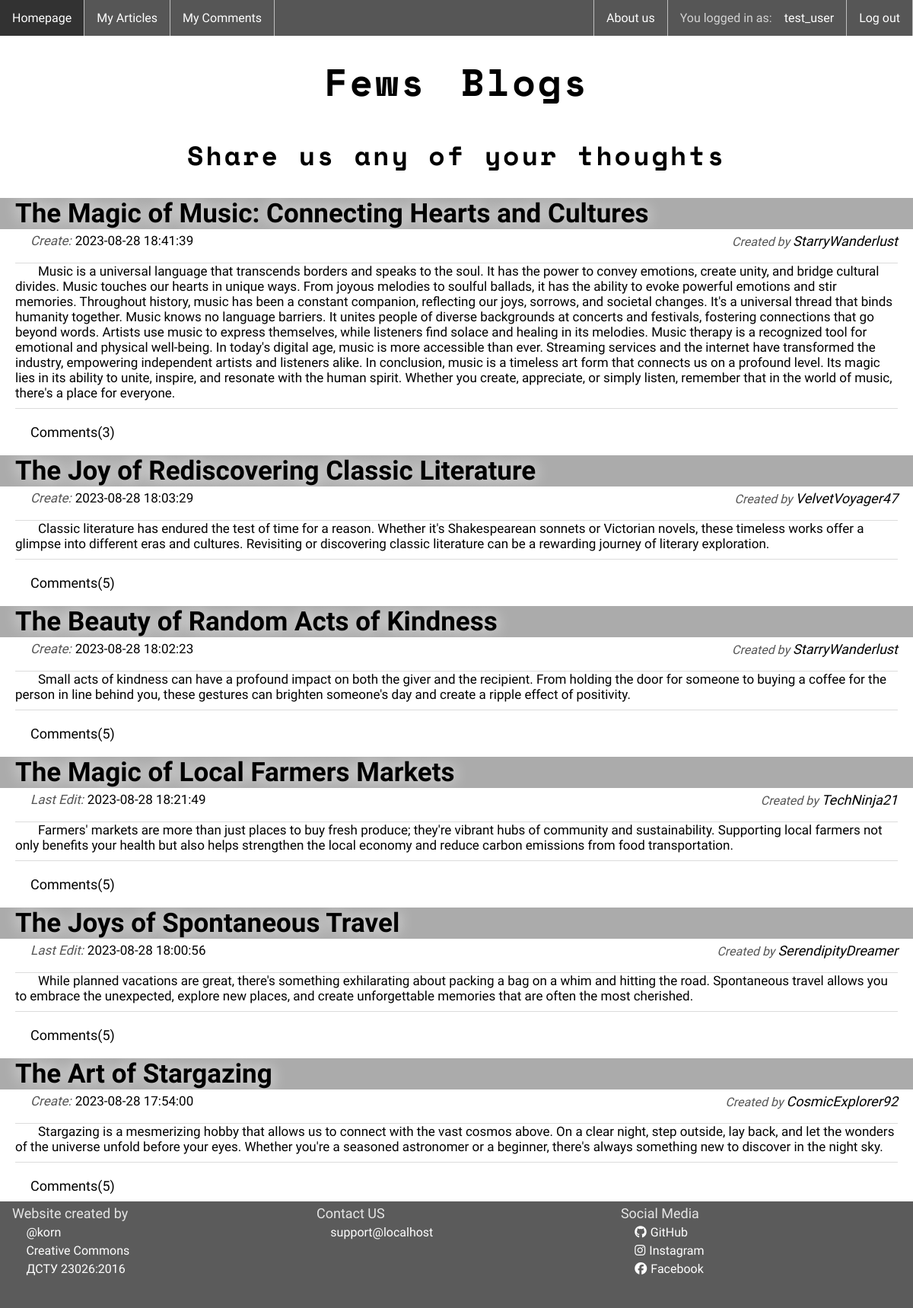
Page /code/index.php (signed in) on the committed database.
### tables this page shows
CREATE TABLE `articles` (
  `article_id` int(11) NOT NULL AUTO_INCREMENT,
  `topic` varchar(255) NOT NULL,
  `content` text NOT NULL,
  `username` varchar(50) NOT NULL,
  `create_datetime` datetime NOT NULL,
  `edit_datetime` datetime DEFAULT NULL,
  `public` varchar(5) NOT NULL,
  PRIMARY KEY (`article_id`)
);

### code/index.php (the view, shortened to what this page needs)
<!DOCTYPE html>
<html lang="en">
<head>
    <link href="styles/main.css" rel="stylesheet" />
    <link href="styles/homepage.css" rel="stylesheet" />
</head>
<header class="user_panel">
    <?php include("user_panel.php") ?>
</header>
<body>
    <h1 class="sitename">Fews Blogs</h1>
    <h2 class="slogan">Share us any of your thoughts</h2>
<?php
    $article_query      = mysqli_query($db_connection, "SELECT * FROM `articles`
        WHERE public='yes' ORDER BY create_datetime DESC") or die(mysqli_error());
    print "<div class='article'>";
    while ($article_item = mysqli_fetch_array($article_query)) {
        $username   = $article_item['username'];
        $user_query = mysqli_query($db_connection, "SELECT * FROM `users`
            WHERE username='$username'");
        $user_item  = mysqli_fetch_array($user_query);
?>
        <h3 class="topic">
            <a href="article.php?id=<?php print $article_item['article_id'] ?>"><?php print $article_item['topic'] ?></a>
        </h3>
        <ul class="article_info">
            <li class="right">
                <p class="text">Created by
                    <a class="user" href="user_profile.php?id=<?php print $user_item['id']?>"><?php print $article_item['username'] ?></a>
                </p>
            </li>
<?php
        if ($article_item['edit_datetime'] != null){
            print "
                <li class='left'>
                        <p class='text'>
                            Last Edit:
                        </p>
                        <p class='datetime'>
                            " . $article_item['edit_datetime'] . "
                        </p>
                    </li>";
        } else {
            print "
                <li class='left'>
                    <p class='text'>
                        Create:
                    </p>
                    <p class='datetime'>
                        ".$article_item['create_datetime']."
                    </p>
                </li>";
        }
        print "</ul>
                <br>";
        print "<p class='article_content'>".$article_item['content']."</p>";
        $comment_query = mysqli_query($db_connection, "SELECT * FROM `comments`
            WHERE article_id='$article_item[article_id]'");
        $comment_count = mysqli_num_rows($comment_query);
        print "<a class='comment' href='article.php?id=".$article_item['article_id']."'>Comments(".$comment_count.")</a>";
    }
?>
        </div>
</body>
<footer class="footer">
    <?php include("footer.php") ?>
</footer>
</html>

### code/styles/main.css (style rules this page uses)
html { background-image: url(../img/white-concrete-wall.jpg); background-position: center; background-attachment: scroll; }
body { background-color: rgba(255, 255, 255, 0.7); max-width: 1400px; margin: auto; margin-bottom: 0; font-family: 'Muli', sans-serif; height: 100%; }
h1 { letter-spacing: 3px; word-spacing: 12px; font-family: 'Space Mono', monospace; font-size: 50px; padding-top: 3%; }
h2 { letter-spacing: 3px; font-family: 'Space Mono', monospace; font-size: 35px; }
footer { background:rgba(0, 0, 0, 0.4); }

### code/styles/homepage.css (style rules this page uses)
.sitename { text-decoration: none; margin-top: 0px; padding-top: 70px; text-align: center; }
.slogan { text-decoration: none; text-align: center; margin-bottom: 0px; padding-bottom: 20px; }
.topic { background: rgba(0, 0, 0, 0.329); margin: 10px 0px 5px 0px; max-width: 1400px; padding: 0px 0px 0px 20px; }
.topic a { font-size: 35px; text-decoration: none; color: rgb(0, 0, 0); text-shadow: 0px 0px 20px rgb(255, 255, 255); }
.article_info { list-style-type: none; margin: 0; padding: 0px 0px 0px 40px; }
.article_info .left p { font-size: 17px; display: block; float: left; }
.article_info .right p { display: block; float: right; padding: 0px 20px 0px 0px; }
.article_info li p { margin: 0 }
.text { list-style-type: none; color: rgb(85, 85, 85); padding-right: 5px; font-style: italic; }
.datetime { padding-right: 10px; }
.article_info li a { text-decoration: none; color: black; font-size: 18px; }
.article_content { margin: 20px; font-size: 17px; border-top: 1px rgba(211, 211, 211, 0.788) solid; border-bottom: 1px rgba(211, 211, 211, 0.788) solid; padding-bottom: 10px; text-indent: 30px; }
.comment { display: block; padding: 0px 0px 10px 40px; margin-bottom: 0px; font-size: 18px; color: black; text-decoration: none; }

### rows in the picture
articles: topic "The Magic of Music: Connecting Hearts and Cultures", username "StarryWanderlust", create_datetime "2023-08-28 18:41:39", content "Music is a universal language that transcends borders and speaks to the soul. It has the power to convey emotions, create unity, and bridge cultural divides. Music touches our hearts in unique ways. From joyous melodies to soulful ballads, it has the ability to evoke powerful emotions and stir memories. Throughout history, music has been a constant companion, reflecting our joys, sorrows, and societal changes. It's a universal thread that binds humanity together. Music knows no language barriers. It unites people of diverse backgrounds at concerts and festivals, fostering connections that go beyond words. Artists use music to express themselves, while listeners find solace and healing in…", comment_count "3"
articles: topic "The Joy of Rediscovering Classic Literature", username "VelvetVoyager47", create_datetime "2023-08-28 18:03:29", content "Classic literature has endured the test of time for a reason. Whether it's Shakespearean sonnets or Victorian novels, these timeless works offer a glimpse into different eras and cultures. Revisiting or discovering classic literature can be a rewarding journey of literary exploration.", comment_count "5"
articles: topic "The Beauty of Random Acts of Kindness", username "StarryWanderlust", create_datetime "2023-08-28 18:02:23", content "Small acts of kindness can have a profound impact on both the giver and the recipient. From holding the door for someone to buying a coffee for the person in line behind you, these gestures can brighten someone's day and create a ripple effect of positivity.", comment_count "5"
articles: topic "The Magic of Local Farmers Markets", username "TechNinja21", edit_datetime "2023-08-28 18:21:49", content "Farmers' markets are more than just places to buy fresh produce; they're vibrant hubs of community and sustainability. Supporting local farmers not only benefits your health but also helps strengthen the local economy and reduce carbon emissions from food transportation.", comment_count "5"
articles: topic "The Joys of Spontaneous Travel", username "SerendipityDreamer", edit_datetime "2023-08-28 18:00:56", content "While planned vacations are great, there's something exhilarating about packing a bag on a whim and hitting the road. Spontaneous travel allows you to embrace the unexpected, explore new places, and create unforgettable memories that are often the most cherished.", comment_count "5"
articles: topic "The Art of Stargazing", username "CosmicExplorer92", create_datetime "2023-08-28 17:54:00", content "Stargazing is a mesmerizing hobby that allows us to connect with the vast cosmos above. On a clear night, step outside, lay back, and let the wonders of the universe unfold before your eyes. Whether you're a seasoned astronomer or a beginner, there's always something new to discover in the night sky.", comment_count "5"

### other values in the picture
$_SESSION['username'] "test_user"
$_SERVER['HTTP_HOST'] "localhost"
